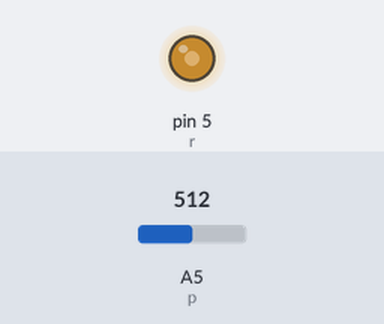
Bench run of a sketch on a simulated Arduino Uno, built with avr-gcc and run on an emulated ATmega328P. On the bench: output pins drawn as LEDs (lit = HIGH). The inputs (shaded band) are chosen by the test bench; at power-on: A5 (p) = 512.

Above: at 1.2 s.
1.3 s: A5 (p) set to 716
At 2.2 s:
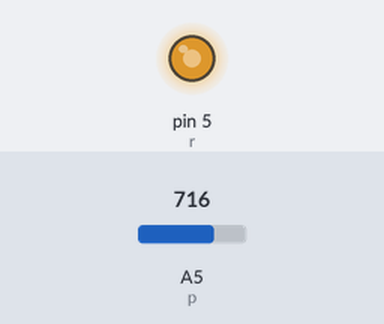
2.8 s: A5 (p) set to 900
At 3.4 s:
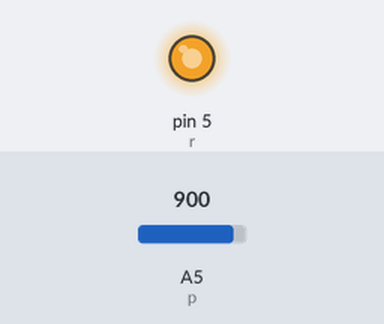
4.3 s: A5 (p) set to 122
At 5.5 s:
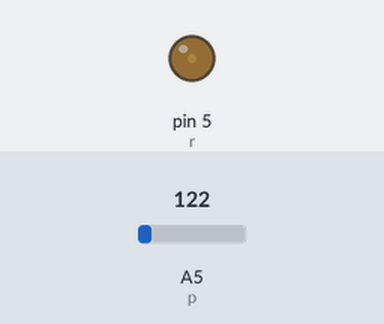
5.8 s: A5 (p) set to 0
At 6.8 s:
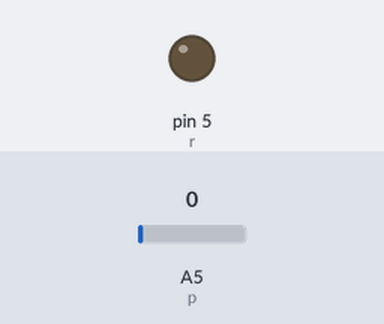
Timing chart, 0 to 8.3 s (numbered marks = the images above; inputs shaded):
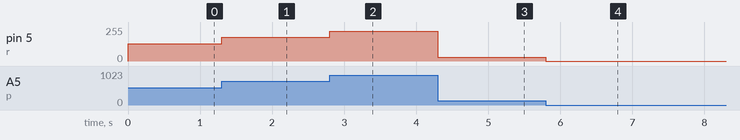

The sketch:

User_Program2_2.ino
```cpp
/*Software 1073 Arduino BoeBots
User Program
Method stubs are pre-made. add your own code to complete the challenge!

Program Task: Dim the led on pin 5 using the potentiometer, so that as the potentiometer is turned, the brightness is adjusted
Feel free to view the example program within the same folder if you need help!
*/
int r = 5;
int p = 5;

void setup(){
  //your code goes here
  pinMode(r, OUTPUT);
}

void loop(){
  int pVal = analogRead(p);
  int ledVal = pVal / 4;
  analogWrite(r, ledVal);
}
```

Measured:
- after the input at 1.3 s, pin 5 (r): 128/255 → 179/255 at once
- after the input at 2.8 s, pin 5 (r): 179/255 → 225/255 at once
- after the input at 4.3 s, pin 5 (r): 225/255 → 30/255 at once
- after the input at 5.8 s, pin 5 (r): 30/255 → 0/255 at once
